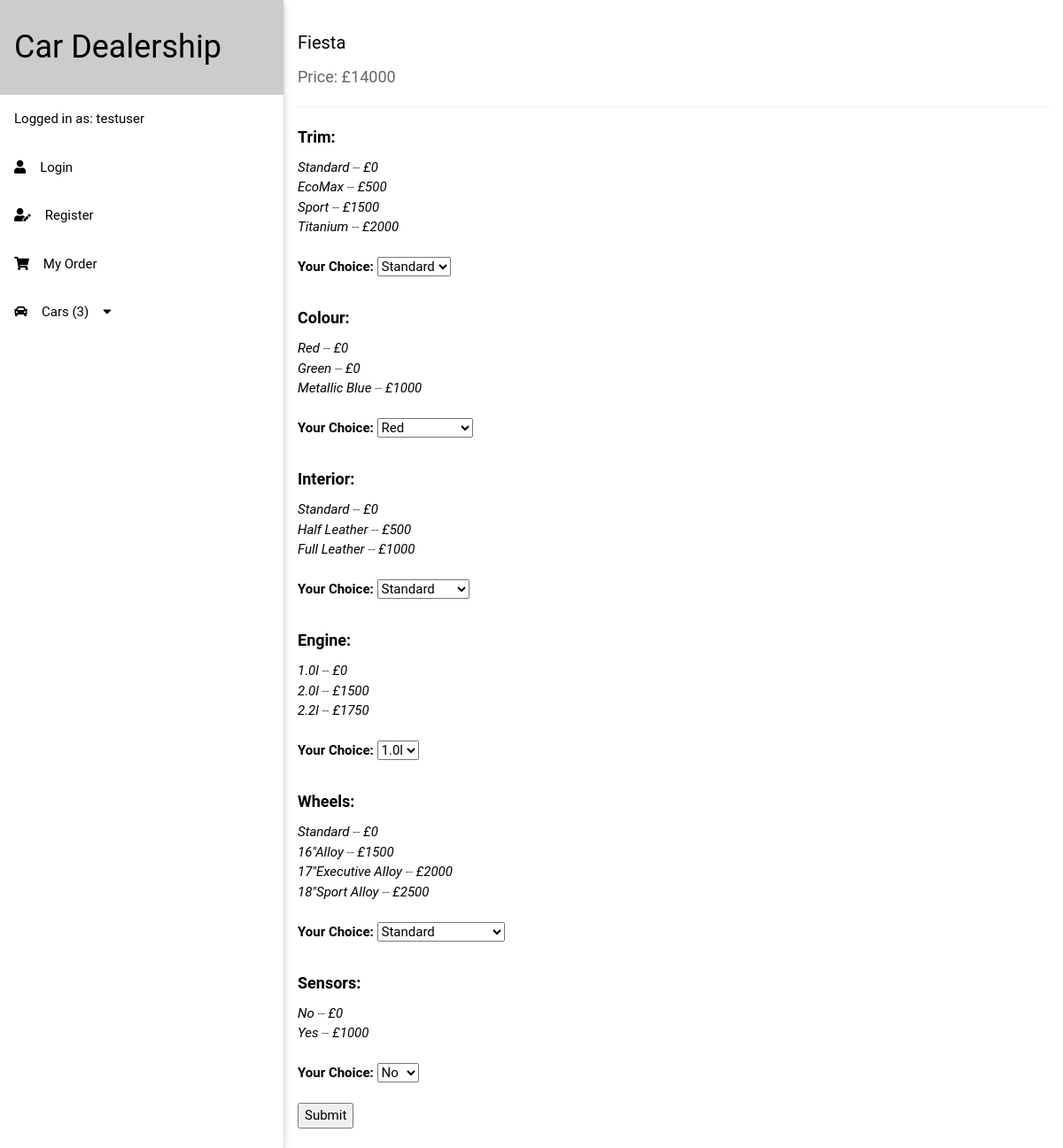
The page / (signed in) on the database its author committed.
### tables this page shows
CREATE TABLE cars(
   id int(10) not null auto_increment primary key,
   name varchar(355) not null,
   price int(10) not null
);

CREATE TABLE car_options(
   id int(10) not null auto_increment primary key,
   car_id int(10) not null,
   configuration varchar(355) not null,
   name varchar(355) not null,
   price int(10) not null,
   FOREIGN KEY (car_id) REFERENCES cars(id)
);

### index.php (called while the page is built, shortened)
<?php require 'bootstrap/db.php';?>
<?php require 'views/header.php';?>
<?php require 'views/navbar.php';?>
<?php require 'views/pages/home.php';?>
<?php require 'views/footer.php';?>

### views/pages/home.php (the view, shortened to what this page needs)
<?php
$sql = "SELECT id, name, price FROM cars";
$cars = mysqli_query($conn, $sql);
if (mysqli_num_rows($cars) > 0) {
	while($car = mysqli_fetch_assoc($cars)) {
		echo '<div id="' .$car['id']. '" class="container car"><br><h4>' .$car['name']. '</h4><h5 class="opacity">Price: £' .$car['price']. '</h5><hr><form method="post">';
		$car_id=$car["id"];
		$options = array('Trim', 'Colour', 'Interior', 'Engine', 'Wheels', 'Sensors');
		foreach ($options as $option) {
			$sql = "SELECT name, price FROM car_options WHERE car_id='$car_id' AND configuration='$option'";
			$options = mysqli_query($conn, $sql);
			echo'<h5><b> '.$option.': </b></h5>';
			if ($options->num_rows > 0) {
				while($row = $options->fetch_assoc()) {
					echo'<i>' .$row['name']. '</i><span class="opacity"> -- </span><i>£' .$row['price']. '</i><br>';
				}
			}
			echo'<br><b>Your Choice: </b><select name="'.$option.'">';
			$options = mysqli_query($conn, $sql);
			if ($options->num_rows > 0) {
				while($option = $options->fetch_assoc()) {
					echo'<option value="' .$option['name']. '">' .$option['name']. '</option>';
				}
			}
			echo'</select><br><br>';
		}
		echo'<input type="submit" name="submit" value="Submit"></form><br></div>';
		}
	}
echo'</div><script>var openTab = document.getElementById("firstTab");openTab.click();</script>';
?>

### css/style.css (style rules this page uses)
html { box-sizing:border-box }
*,*:before,*:after { box-sizing:inherit }
html { -ms-text-size-adjust:100%;-webkit-text-size-adjust:100% }
body { margin:0 }
hr { box-sizing:content-box;height:0;overflow:visible }
button,input,select,textarea { font:inherit;margin:0 }
button,input { overflow:visible }
button,select { text-transform:none }
button,html [type=button],[type=reset],[type=submit] { -webkit-appearance:button }
html,body { font-family:Verdana,sans-serif;font-size:15px;line-height:1.5 }
html { overflow-x:hidden }
h4 { font-size:20px }
h5 { font-size:18px }
h1,h2,h3,h4,h5,h6 { font-family:"Segoe UI",Arial,sans-serif;font-weight:400;margin:10px 0 }
hr { border:0;border-top:1px solid #eee;margin:20px 0 }
.container:after,.container:before,.panel:after,.panel:before,.row:after,.row:before,.row-padding:after,.row-padding:before, .cell-row:before,.cell-row:after,.clear:after,.clear:before,.bar:before,.bar:after { content:"";display:table;clear:both }
.container,.panel { padding:0.01em 16px }
.opacity,.hover-opacity:hover { opacity:0.60 }

### views/header.php (style rules this page uses)
html,body,h1,h2,h3,h4,h5 { font-family: "RobotoDraft", "Roboto", sans-serif }

### rows shown on the page
cars: name "Fiesta", price "14000", option "Trim", option "Colour", option "Interior", option "Engine", option "Wheels", option "Sensors"
car_options: name "Standard", price "0"
car_options: name "EcoMax", price "500"
car_options: name "Sport", price "1500"
car_options: name "Titanium", price "2000"
car_options: name "Red", price "0"
car_options: name "Green", price "0"
car_options: name "Metallic Blue", price "1000"
car_options: name "Standard", price "0"
car_options: name "Half Leather", price "500"
car_options: name "Full Leather", price "1000"
car_options: name "1.0l", price "0"
car_options: name "2.0l", price "1500"
car_options: name "2.2l", price "1750"
car_options: name "Standard", price "0"
car_options: name "16\"Alloy", price "1500"
car_options: name "17\"Executive Alloy", price "2000"
car_options: name "18\"Sport Alloy", price "2500"
car_options: name "No", price "0"
car_options: name "Yes", price "1000"

### other values the page prints
$_SESSION["user_email"] "testuser"
form field Trim "Standard"
form field Colour "Red"
form field Interior "Standard"
form field Engine "1.0l"
form field Wheels "Standard"
form field Sensors "No"
